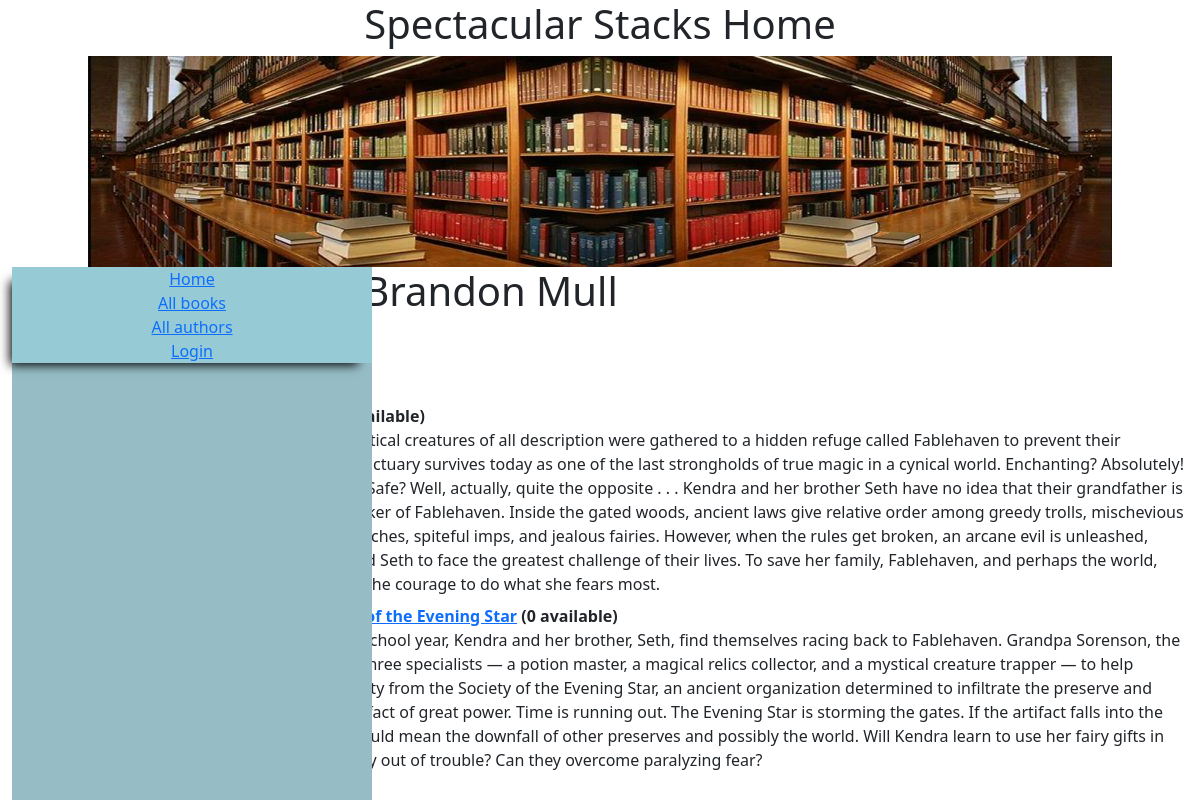
Screenshot of /catalog/author/7 with the database file from the repository.
### catalog/models.py (models this page shows, shortened)
class Author(models.Model):
    first_name = models.CharField(max_length=100)
    last_name = models.CharField(max_length=100)
    date_of_birth = models.DateField(null=True, blank=True)
    date_of_death = models.DateField('died', null=True, blank=True)
    class Meta:
        ordering = ['last_name', 'first_name']

class Book(models.Model):
    title = models.CharField(max_length=200)
    author = models.ForeignKey('Author', on_delete=models.SET_NULL, null=True)
    summary = models.TextField(max_length=1000, help_text="Enter a brief description of the book")
    isbn = models.CharField('ISBN', max_length=13,
                            unique=True,
                            help_text='13 Character <a href="https://www.isbn-international.org/content/what-isbn'
                                      '">ISBN number</a>')
    genre = models.ManyToManyField(Genre, help_text="Select a genre for this book")
    class Meta:
        ordering = ['title', 'author']
    def display_genre(self):
        """Create a string for the Genre. This is required to display genre in Admin."""
        return ', '.join(genre.name for genre in self.genre.all()[:3])
    display_genre.short_description = 'Genre'
    def __str__(self):
        return self.title

### catalog/views.py (the view)
# urls.py: path('author/<int:pk>', views.AuthorDetailView.as_view(), name='author-detail')
class AuthorDetailView(generic.DetailView):
    model = Author

### catalog/templates/catalog/author_detail.html
{% extends "base_generic.html" %}
{% block content %}
  <h1>Author: {{ author.first_name }} {{ author.last_name }}</h1>
<p>{{author.date_of_birth}} - {% if author.date_of_death %}{{author.date_of_death}}{% endif %}</p>
<div style="margin-left:20px;margin-top:20px">
<h4>Books</h4>
<dl>
{% for book in author.book_set.all %}
  <dt><a href="{% url 'book-detail' book.pk %}">{{book}}</a> ({{book.bookinstance_set.all.count}} available)</dt>
  <dd>{{book.summary}}</dd>
{% endfor %}
</dl>
{% endblock %}

### rows the page displays
Author: first_name "Brandon", last_name "Mull"
Book: summary "For centuries, mystical creatures of all description were gathered to a hidden refuge called Fablehaven to prevent their extinction. The sanctuary survives today as one of the last strongholds of true magic in a cynical world. Enchanting? Absolutely! Exciting? You bet. Safe? Well, actually, quite the opposite . . . Kendra and her brother Seth have no idea that their grandfather is the current caretaker of Fablehaven. Inside the gated woods, ancient laws give relative order among greedy trolls, mischevious satyrs, plotting witches, spiteful imps, and jealous fairies. However, when the rules get broken, an arcane evil is unleashed, forcing Kendra and Seth to face the greatest challenge of…"
Book: title "Fablehaven Rise of the Evening Star", bookinstance_set.all.count "0", summary "At the end of the school year, Kendra and her brother, Seth, find themselves racing back to Fablehaven. Grandpa Sorenson, the caretaker, invites three specialists — a potion master, a magical relics collector, and a mystical creature trapper — to help protect the property from the Society of the Evening Star, an ancient organization determined to infiltrate the preserve and steal a hidden artifact of great power. Time is running out. The Evening Star is storming the gates. If the artifact falls into the wrong hands, it could mean the downfall of other preserves and possibly the world. Will Kendra learn to use her fairy gifts in time? Will Seth stay out of trouble? Can they overcome…"
